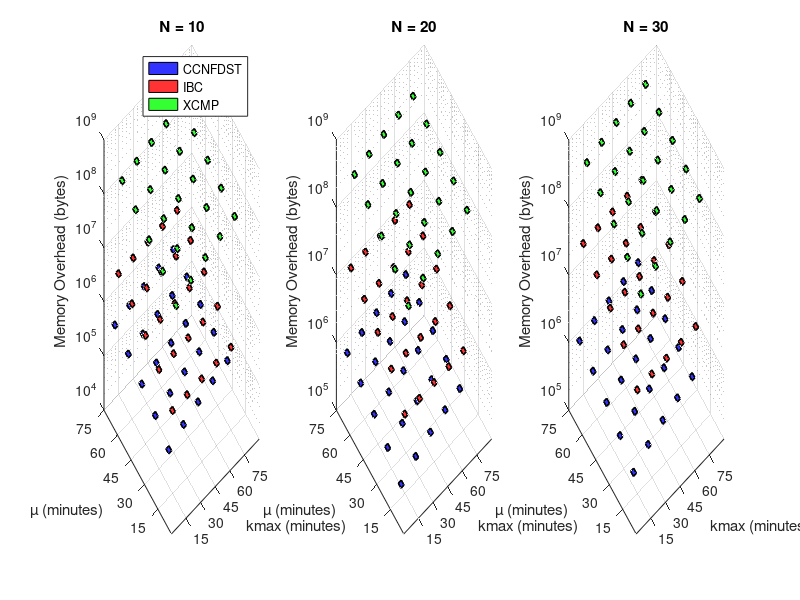

MATLAB code to generate this figure:
kmax = [15, 30, 45, 60, 75];
mu = [15, 30, 45, 60, 75];
t = 1;
N = [10, 20, 30];

[K, M, NN] = ndgrid(kmax, mu, N);

% Calculate the memory overhead for each combination
ccnfdst_overhead = NN .* (K + M) ./ t * 600;
ibc_overhead = NN .* (NN - 1) .* M ./ t * 600;
xcmp_overhead = NN .* (K + M) ./ t * 200 * 1000;

figure;
n_N = numel(N);

colors = {'b', 'r', 'g'};
offsets = [-0.25, 0, 0.25];
bar_width = 0.2;

for j = 1:n_N
    % Create a subplot for each value of N
    subplot(1, n_N, j);
    hold on;
    set(gca, 'ZScale', 'log');

    % Plot the memory overheads for each scheme
    for k = 1:numel(kmax)
        for m = 1:numel(mu)
            for scheme = 1:3
                X = [k + offsets(scheme) - bar_width/2, k + offsets(scheme) + bar_width/2];
                Y = [m - bar_width/2, m + bar_width/2];
                if scheme == 1
                    Z = ccnfdst_overhead(k, m, j);
                elseif scheme == 2
                    Z = ibc_overhead(k, m, j);
                else
                    Z = xcmp_overhead(k, m, j);
                end
                drawCuboid([X(1), Y(1), 1, bar_width, bar_width, Z-1], 'FaceColor', colors{scheme}, 'EdgeColor', 'k', 'LineWidth', 1, 'FaceAlpha', 0.8);
            end
        end
    end

    % Customize the appearance of the plot
    xlabel('kmax (minutes)');
    ylabel('µ (minutes)');
    zlabel('Memory Overhead (bytes)');
    title(sprintf('N = %d', N(j)));
    if j == 1
        p1 = patch(NaN, NaN, 'b', 'FaceAlpha', 0.8);
        p2 = patch(NaN, NaN, 'r', 'FaceAlpha', 0.8);
        p3 = patch(NaN, NaN, 'g', 'FaceAlpha', 0.8);
        legend([p1, p2, p3], 'CCNFDST', 'IBC', 'XCMP');
    end
    view(3); % Make sure the subplot has a 3D view
    grid on;
    set(gca, 'xtick', 1:5, 'xticklabel', kmax);
    set(gca, 'ytick', 1:5, 'yticklabel', mu);
    hold off;
end
